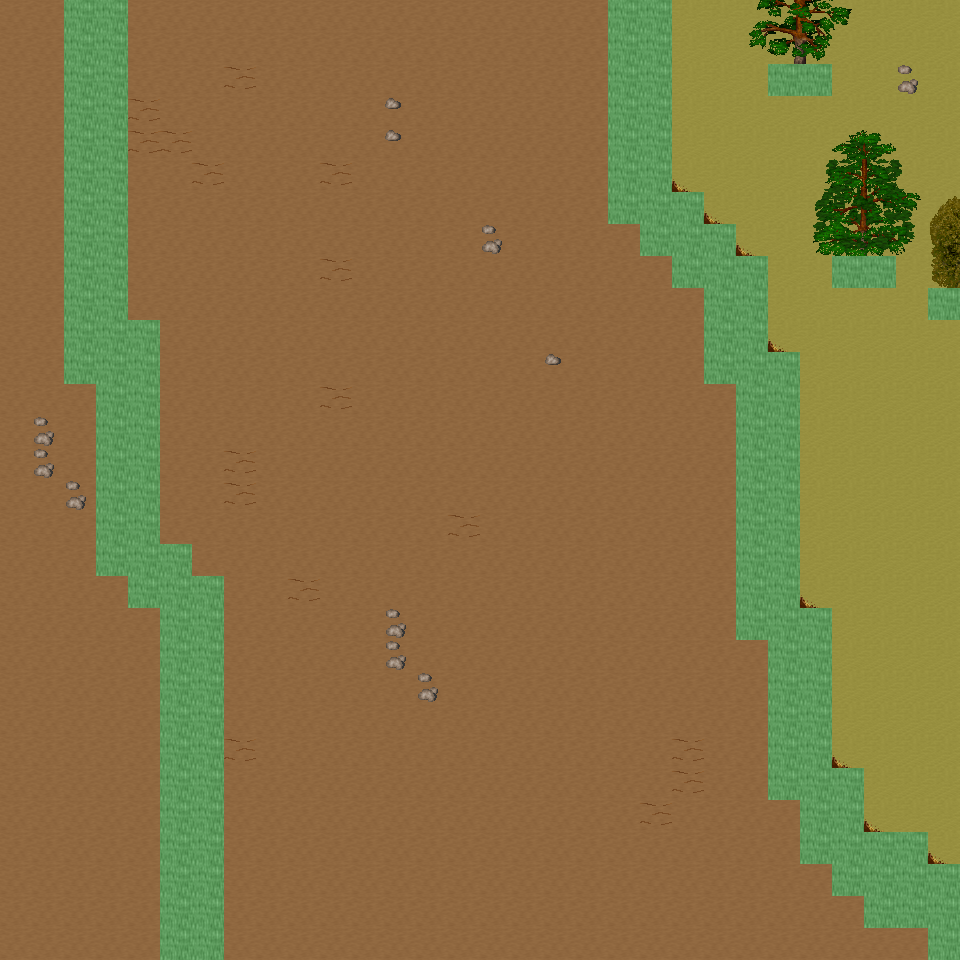

This game map was drawn from its Tiled (.tmx) file and the tilesets committed beside it. A one-line description and the trimmed map source follow:
An orthogonal 30x30 tile map with 32x32 px tiles, 6 tile layers (Ground, Object, Object2, Above, ...), 17 tilesets and 7 objects (7x mapExit).

<map version="1.0" orientation="orthogonal" renderorder="right-down" width="30" height="30" tilewidth="32" tileheight="32" nextobjectid="8">
  <tileset firstgid="1" name="tileset_ground_ground" tilewidth="32" tileheight="32" tilecount="33" columns="3">
    <image source="../drawable/tileset_ground_ground.png" width="96" height="352" />
  </tileset>
  <tileset firstgid="34" name="tileset_ground_rock_pebbles" tilewidth="32" tileheight="32" tilecount="3" columns="1">
    <image source="../drawable/tileset_ground_rock_pebbles.png" width="32" height="96" />
  </tileset>
  <tileset firstgid="37" name="tileset_ground_grass_edges" tilewidth="32" tileheight="32" tilecount="36" columns="12">
    <image source="../drawable/tileset_ground_grass_edges.png" width="384" height="96" />
  </tileset>
  <tileset firstgid="73" name="tileset_plant_flower_daisy_white" tilewidth="32" tileheight="32" tilecount="8" columns="2">
    <image source="../drawable/tileset_plant_flower_daisy_white.png" width="64" height="128" />
  </tileset>
  <tileset firstgid="81" name="tileset_ground_ridge_earth_dark" tilewidth="32" tileheight="32" tilecount="96" columns="12">
    <image source="../drawable/tileset_ground_ridge_earth_dark.png" width="384" height="256" />
  </tileset>
  <tileset firstgid="177" name="tileset_plant_grasses" tilewidth="32" tileheight="32" tilecount="6" columns="3">
    <image source="../drawable/tileset_plant_grasses.png" width="96" height="64" />
  </tileset>
  <tileset firstgid="183" name="tileset_ground_earth_edges" tilewidth="32" tileheight="32" tilecount="18" columns="6">
    <image source="../drawable/tileset_ground_earth_edges.png" width="192" height="96" />
  </tileset>
  <tileset firstgid="201" name="tileset_ground_pothole" tilewidth="32" tileheight="32" tilecount="4" columns="4">
    <image source="../drawable/tileset_ground_pothole.png" width="128" height="32" />
  </tileset>
  <tileset firstgid="205" name="tileset_item_statue_green_stone_3" tilewidth="32" tileheight="32" tilecount="3" columns="1">
    <image source="../drawable/tileset_item_statue_green_stone_3.png" width="32" height="96" />
  </tileset>
  <tileset firstgid="208" name="tileset_ground_rock_rocks_2" tilewidth="32" tileheight="32" tilecount="4" columns="2">
    <image source="../drawable/tileset_ground_rock_rocks_2.png" width="64" height="64" />
  </tileset>
  <tileset firstgid="212" name="tileset_logic_creature_animal" tilewidth="32" tileheight="32" tilecount="32" columns="8">
    <image source="../drawable/tileset_logic_creature_animal.png" width="256" height="128" />
  </tileset>
  <tileset firstgid="244" name="tileset_logic_collision" tilewidth="32" tileheight="32" tilecount="1" columns="1">
    <image source="../drawable/tileset_logic_collision.png" width="32" height="32" />
  </tileset>
  <tileset firstgid="245" name="tileset_plant_tree_taller_trees" tilewidth="32" tileheight="32" tilecount="32" columns="8">
    <image source="../drawable/tileset_plant_tree_taller_trees.png" width="256" height="128" />
  </tileset>
  <tileset firstgid="277" name="tileset_plant_tree_spruce" tilewidth="32" tileheight="32" tilecount="6" columns="2">
    <image source="../drawable/tileset_plant_tree_spruce.png" width="64" height="96" />
  </tileset>
  <tileset firstgid="283" name="tileset_plant_bush_bush_mult_colored" tilewidth="32" tileheight="32" tilecount="6" columns="3">
    <image source="../drawable/tileset_plant_bush_bush_mult_colored.png" width="96" height="64" />
  </tileset>
  <tileset firstgid="289" name="tileset_plant_tree_pine_tree" tilewidth="32" tileheight="32" tilecount="20" columns="4">
    <image source="../drawable/tileset_plant_tree_pine_tree.png" width="128" height="160" />
  </tileset>
  <tileset firstgid="309" name="tileset_plant_tree_pine_tree_1" tilewidth="32" tileheight="32" tilecount="20" columns="4">
    <image source="../drawable/tileset_plant_tree_pine_tree_1.png" width="128" height="160" />
  </tileset>
  <layer name="Ground" width="30" height="30">
    <data>[900 cells, 900 non-empty, 2 distinct tile ids]</data>
  </layer>
  <layer name="Object" width="30" height="30">
    <data>[900 cells, 174 non-empty, 26 distinct tile ids]</data>
  </layer>
  <layer name="Object2" width="30" height="30">
    <data>[900 cells, 0 non-empty, 0 distinct tile ids]</data>
  </layer>
  <layer name="Above" width="30" height="30">
    <data>[900 cells, 26 non-empty, 26 distinct tile ids]</data>
  </layer>
  <layer name="Above2" width="30" height="30">
    <data>[900 cells, 0 non-empty, 0 distinct tile ids]</data>
  </layer>
  <layer name="Walkable" width="30" height="30">
    <data>[900 cells, 139 non-empty, 1 distinct tile ids]</data>
  </layer>
  <objectgroup name="MapEvents">
    <object id="1" name="north" type="mapExit" x="0" y="0" width="64" height="32">
      <properties>
        <property name="map" value="level_0_x68_y59" />
        <property name="x" value="0" />
        <property name="y" value="28" />
      </properties>
    </object>
    <object id="2" name="north2" type="mapExit" x="128" y="0" width="480" height="32">
      <properties>
        <property name="map" value="level_0_x68_y59" />
        <property name="x" value="4" />
        <property name="y" value="28" />
      </properties>
    </object>
    <object id="3" name="north3" type="mapExit" x="672" y="0" width="288" height="32">
      <properties>
        <property name="map" value="level_0_x68_y59" />
        <property name="x" value="21" />
        <property name="y" value="28" />
      </properties>
    </object>
    <object id="4" name="south" type="mapExit" x="0" y="928" width="160" height="32">
      <properties>
        <property name="map" value="level_0_x68_y61" />
        <property name="x" value="0" />
        <property name="y" value="1" />
      </properties>
    </object>
    <object id="5" name="south2" type="mapExit" x="224" y="928" width="704" height="32">
      <properties>
        <property name="map" value="level_0_x68_y61" />
        <property name="x" value="7" />
        <property name="y" value="1" />
      </properties>
    </object>
    <object id="6" name="east" type="mapExit" x="928" y="0" width="32" height="288">
      <properties>
        <property name="map" value="level_0_x69_y60" />
        <property name="x" value="1" />
        <property name="y" value="0" />
      </properties>
    </object>
    <object id="7" name="east2" type="mapExit" x="928" y="320" width="32" height="544">
      <properties>
        <property name="map" value="level_0_x69_y60" />
        <property name="x" value="1" />
        <property name="y" value="10" />
      </properties>
    </object>
  </objectgroup>
</map>
